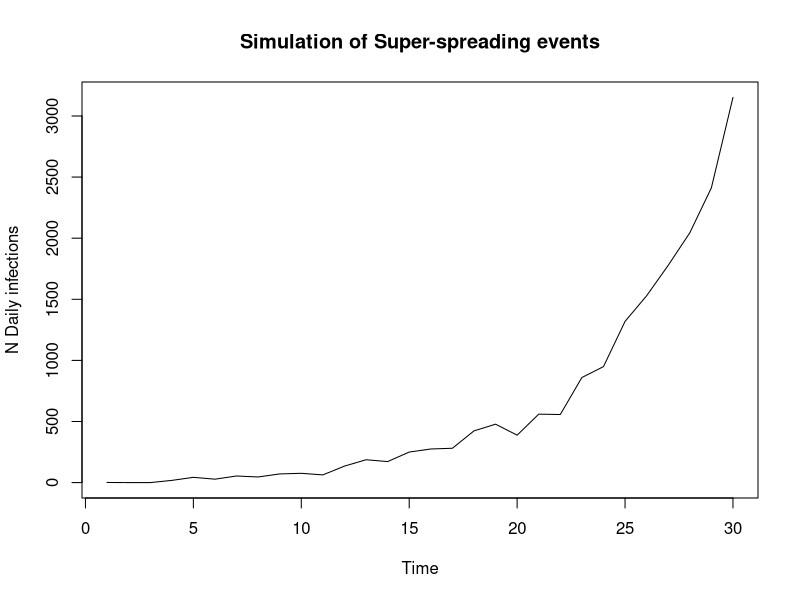
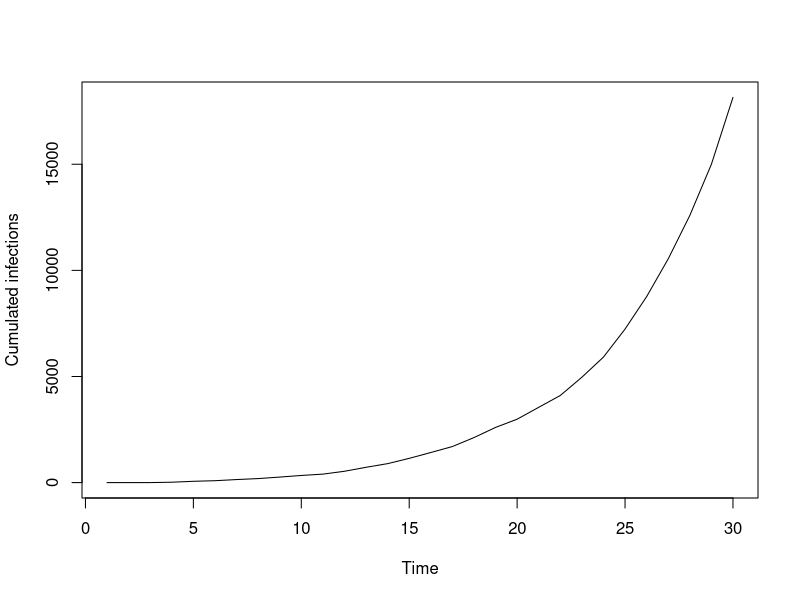

These charts were generated, in order, by the following R code: (Note: this script raises an error after producing the figures.)
#Simulate Branching Process
#par(mar=c(1,1,1,1))

#Parameters
num_days = 30 #100
r0 = 3.1
shape_gamma = 6
scale_gamma = 1


#Function
simulate_branching_ss = function(num_days, r0, shape_gamma, scale_gamma, k_mag_ss, rate_mu) {
  'Simulate an epidemic with Superspreading events
  prop_ss = Proportion of superspreading days
  magnitude_ss = increased rate of superspreading event'
  
  #Set up
  total_infecteds = vector('numeric', num_days)
  nsse_infecteds = vector('numeric', num_days)
  sse_infecteds = vector('numeric', num_days)
  total_infecteds[1] = 1
  nsse_infecteds[1] = 1
  sse_infecteds[1] = 0
  
  #Infectiousness (Discrete gamma) - I.e 'Infectiousness Pressure' - Sum of all people
  #Explanation: Gamma is a continuous function so integrate over the density at that point in time (today - previous day)
  prob_infect = pgamma(c(1:num_days), shape = shape_gamma, scale = scale_gamma) - pgamma(c(0:(num_days-1)), shape = shape_gamma, scale = scale_gamma)
  
  #Days of Infection Spreading
  for (t in 2:num_days) {
    
    #Regular infecteds
    tot_rate = r0*sum(nsse_infecteds[1:(t-1)]*rev(prob_infect[1:(t-1)])) #Product of infecteds & their probablilty of infection along the gamma dist at that point in time
    nsse_infecteds[t] = rpois(1, tot_rate) #Assuming number of cases each day follows a poisson distribution. Causes jumps in data 
    
    #Super-spreaders
    n_t = rpois(1, k_mag_ss*tot_rate) #Number of super-spreading events
    
    if (n_t > 0){
      sse_infecteds[t] = rpois(1, n_t*rate_mu) #z_t: Total individuals num of events x Num individuals
    }
    
    total_infecteds[t] = nsse_infecteds[t] + sse_infecteds[t]
  }
  
  total_infecteds
}

#Implement
k_mag_ss = 10 
rate_mu = 5
start_time = Sys.time()
x = simulate_branching_ss(num_days, r0, shape_gamma, scale_gamma, k_mag_ss, rate_mu)
end_time = Sys.time()
time_elap = end_time - start_time
#print(time_elap)
x

#Plots
plot.ts(x, ylab = "N Daily infections", main = 'Simulation of Super-spreading events')
cum_data <- cumsum(x)
plot.ts(cum_data, ylab = "Cumulated infections")


#*********************************************************************
#Plots
plot_variations = function(list_r0, list_scale_shape, num_days){
  #Plot
  par(mfrow=c(3,5))
  for (shape_scale in list_scale_shape){
    shape_gamma = shape_scale[[1]]
    scale_gamma = shape_scale[[2]]
    for (r0 in list_r0){
      num_daily = simulate_branching(num_days, r0, shape_gamma, scale_gamma)
      plot.ts(num_daily,lwd = 2, ylab = "N Daily infections", col = 'purple')
    }
  }
}

#*********
#Params + Apply
num_days = 30
list_r0 = c(0.5, 1, 2, 4, 8)
#list_shape_scale = list(list(9,0.5) , list(7.5,1.0), list(6,1))
list_shape_scale = list(list(2,2), list(3,2), list(1.5, 2))
plot_variations(list_r0,  list_shape_scale, num_days)

#**********
#Inspect gamma density
seq1 = seq(0.0, 10, by = 1)
gammaX = dgamma(seq1, shape = 1.5, scale = 2)
plot(seq1, gammaX)


#***************
#*Negative Binomial - inspect
vs = c();

#Poisson of poissons
for (i in 1:10000){
  vs[i] = rpois(1, rpois(1,20))
}

print(c(mean(vs), var(vs)))

#Negative Binomial
vs2 = rnbinom(10000, 20, 0.5)
print(c(mean(vs), var(vs)))

hist(vs)
hist(vs2)

#**************************
#*Neyman type A distribution
seq1 = seq(0.0, 10, by = 1)
neyAdist = dCompound(seq1, parent = "pois", compound = "neymantypea", compoundDist = "neymantypea")
plot(seq1, neyAdist)
